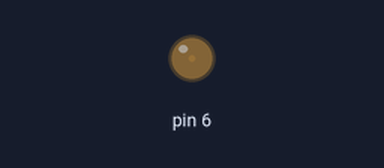
Bench run of a sketch on a simulated Arduino Uno, built with avr-gcc and run on an emulated ATmega328P. On the bench: output pins drawn as LEDs (lit = HIGH).

Above: at 0.05 s.
At 1.05 s:
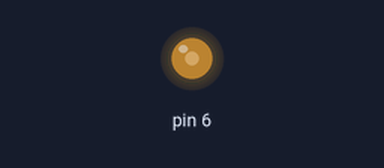
At 2.05 s:
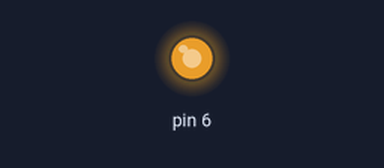
At 5.5 s:
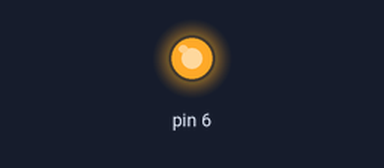
Timing chart, 0 to 7.2 s (numbered marks = the images above):
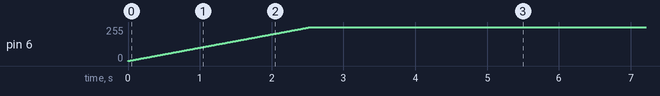

The sketch:

_19._Variatie_viteza_cu_rampup.ino
```cpp
void setup() {
  // put your setup code here, to run once:
  pinMode(6, OUTPUT);
}

void loop() {
  // put your main code here, to run repeatedly:
  rampUp();
  delay(5000);
  rampDown();
  on();
  delay(500);
  off();
  delay(500);
}

void rampUp() {
  for (int i = 1; i < 255; i++){
    analogWrite(6, i);
    delay(10);
    }
  }

void rampDown() {
  for (int i = 255; i > 0; i--){
    analogWrite(6, i);
    delay(10);
    }
  }

void off() {
  digitalWrite(6, LOW);
  }

void on() {
  digitalWrite(6, HIGH);
  }
```
